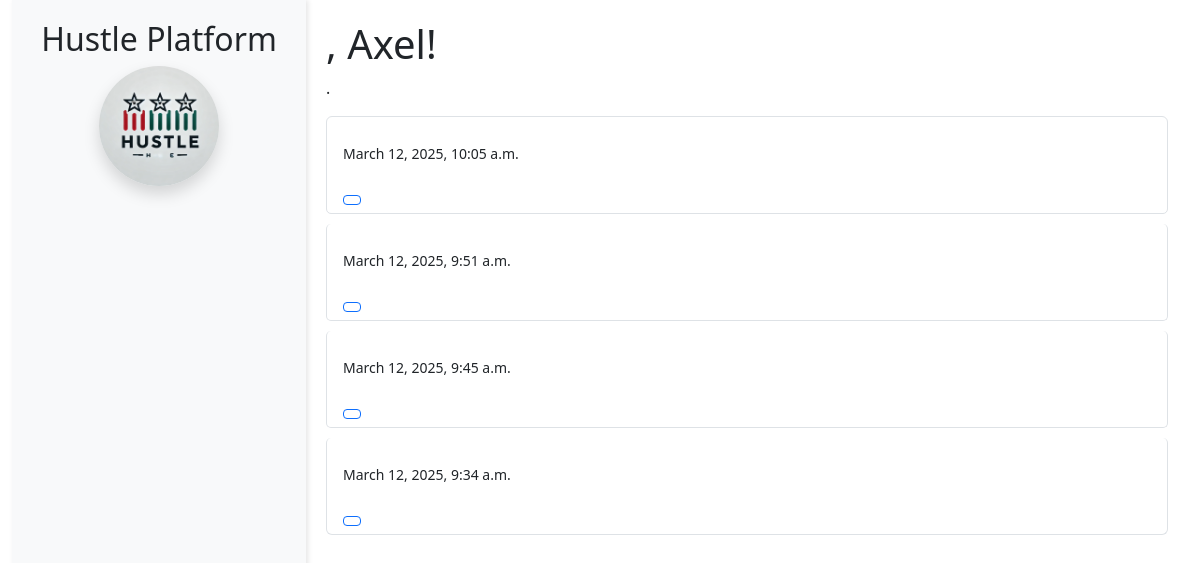
The page /participant/dashboard/ (signed in) on the database as committed earlier.
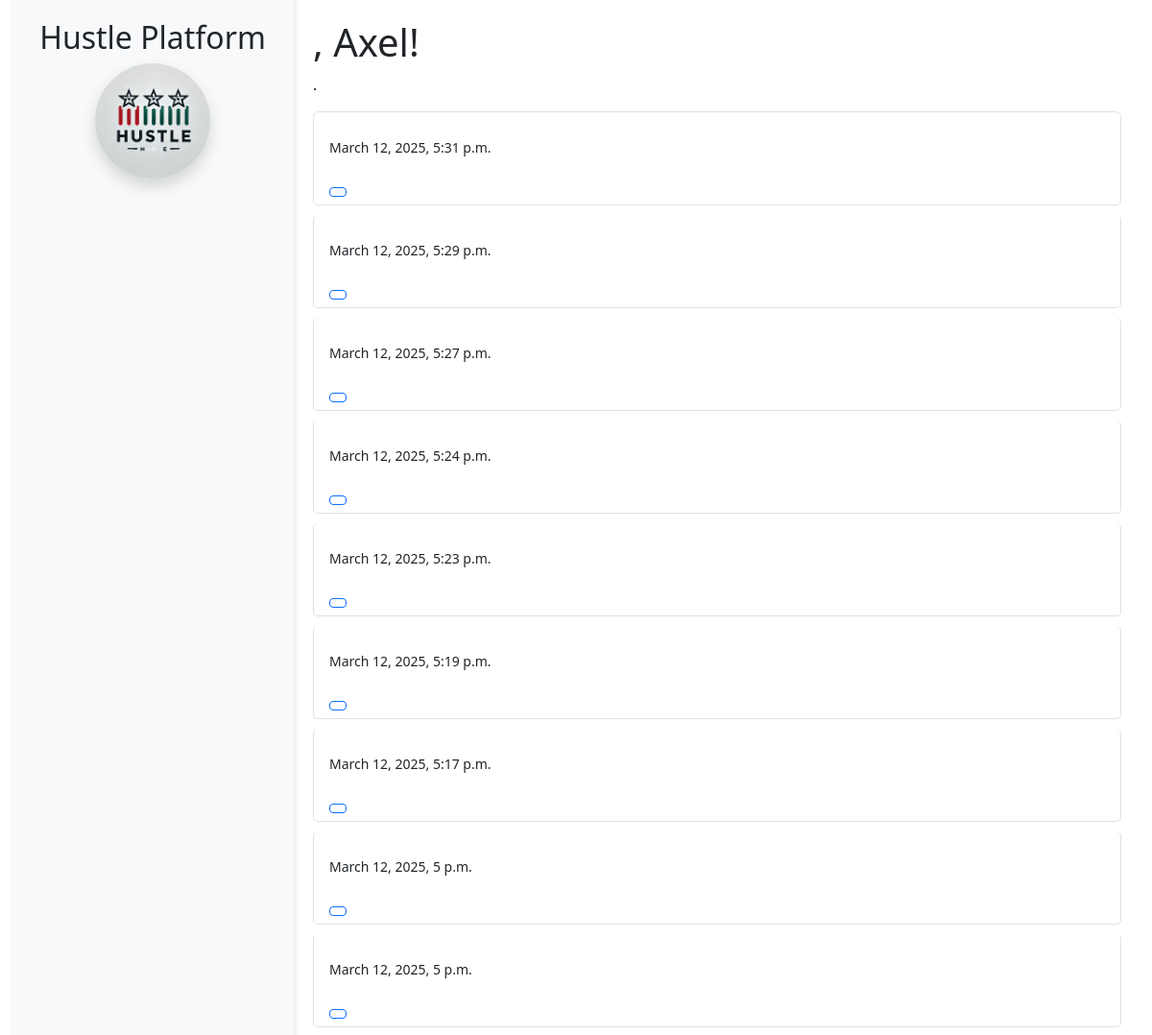
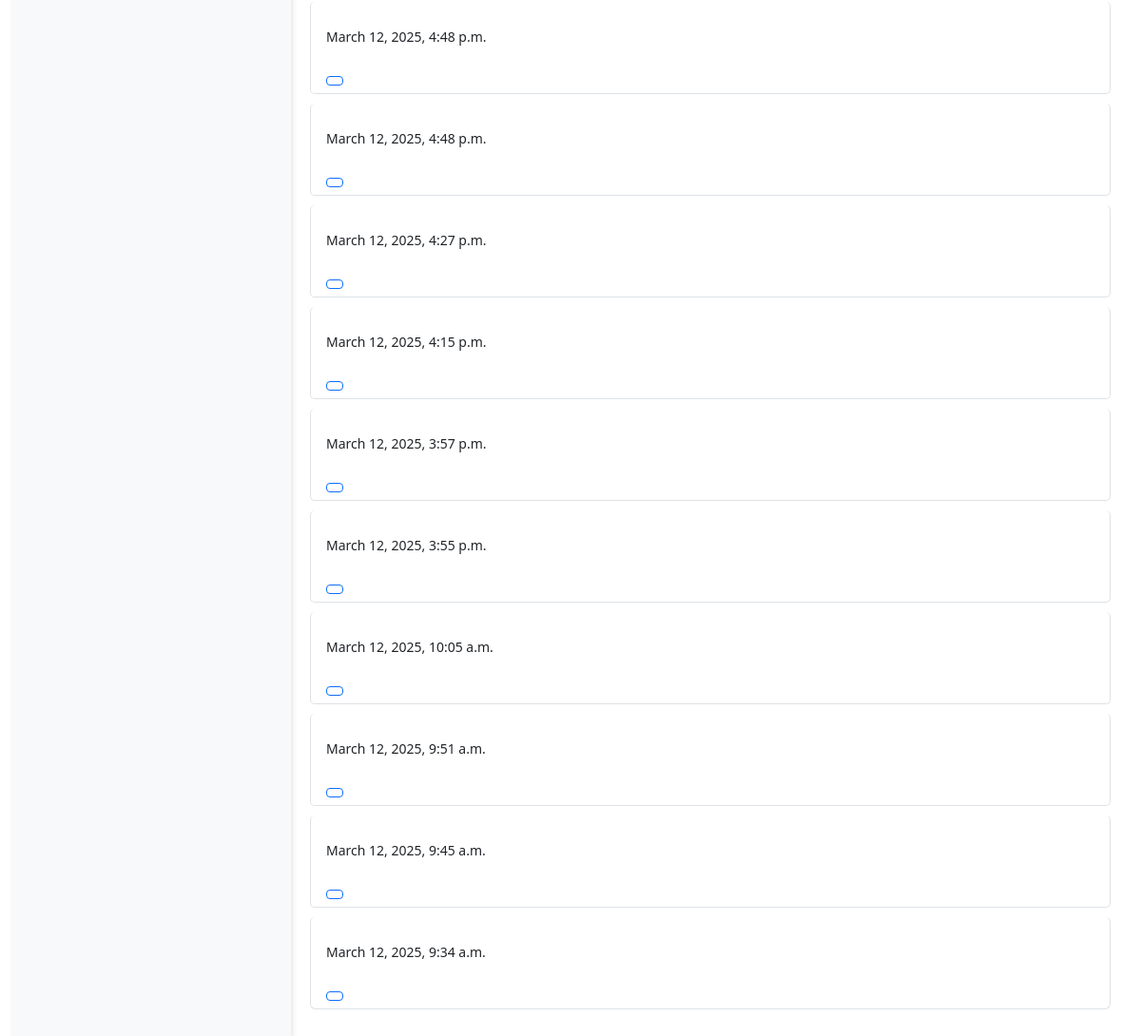
The same page on the database as committed later (2 pictures, top to bottom).
### capstone/models.py (models this page shows, shortened)
class Notification(models.Model):
    user = models.ForeignKey(User, on_delete=models.CASCADE, related_name='notifications')
    message = models.TextField()
    is_read = models.BooleanField(default=False)
    is_seen = models.BooleanField(default=False)
    created_at = models.DateTimeField(auto_now_add=True)
    job_application = models.ForeignKey(JobApplication, on_delete=models.CASCADE, null=True, blank=True)

### capstone/views.py (the view)
# urls.py: path('participant/dashboard/', views.participant_dashboard, name='participant_dashboard'),
@login_required
def participant_dashboard(request, participant_id=None):
    if participant_id:
        participant = get_object_or_404(User, id=participant_id, user_type='participant')
    else:
        participant = request.user
    mentorship_request = MentorshipRequest.objects.filter(
        mentee=participant, status='approved'
    ).first()
    mentor = mentorship_request.mentor if mentorship_request else None
    notifications = Notification.objects.filter(user=participant, is_seen=False).order_by('-created_at')
    context = {
        'user': participant,
        'mentor': mentor,
        'notifications': notifications,
    }
    return render(request, 'capstone/participant_dashboard.html', context)

### capstone/templatetags/custom_filters.py (called while the page is built)
@register.filter
def translate(text, target_lang):
    if text and target_lang:
        try:
            translation = translator.translate(text, dest=target_lang)
            return translation.text
        except Exception as e:
            print(f"Translation failed: {e}")
    return text

### capstone/templates/capstone/participant_dashboard.html (shortened to what this page needs)
{% extends 'participant-base.html' %}
{% load custom_filters %}
{% block participant_content %}
<h1>{{ "Welcome"|translate:user.language_preference }}, {{ user.username }}!</h1>
<p>{{ "You are logged in as a"|translate:user.language_preference }} <strong>{{ "Participant"|translate:user.language_preference }}</strong>.</p>
<section>
    <ul class="list-group">
        {% for notification in notifications %}
            <li class="list-group-item">
                <p><small>{{ notification.created_at }}</small></p>
                {% if not notification.is_seen %}
                    <form method="post" action="{% url 'pmark_notification_seen' notification.id %}">
                        <button type="submit" class="btn btn-sm btn-outline-primary">
                        </button>
                    </form>
                {% endif %}
            </li>
        {% empty %}
            <li class="list-group-item">{{ "No new notifications."|translate:user.language_preference }}</li>
        {% endfor %}
    </ul>
</section>
{% endblock %}

Rows that differ between the two databases and show on the page:
added Notification: created_at "March 12, 2025, 5:31 p.m."
added Notification: created_at "March 12, 2025, 5:29 p.m."
added Notification: created_at "March 12, 2025, 5:27 p.m."
added Notification: created_at "March 12, 2025, 5:24 p.m."
added Notification: created_at "March 12, 2025, 5:23 p.m."
added Notification: created_at "March 12, 2025, 5:19 p.m."
added Notification: created_at "March 12, 2025, 5:17 p.m."
added Notification: created_at "March 12, 2025, 5 p.m."
added Notification: created_at "March 12, 2025, 5 p.m."
added Notification: created_at "March 12, 2025, 4:48 p.m."
added Notification: created_at "March 12, 2025, 4:48 p.m."
added Notification: created_at "March 12, 2025, 4:27 p.m."
added Notification: created_at "March 12, 2025, 4:15 p.m."
added Notification: created_at "March 12, 2025, 3:57 p.m."
added Notification: created_at "March 12, 2025, 3:55 p.m."
